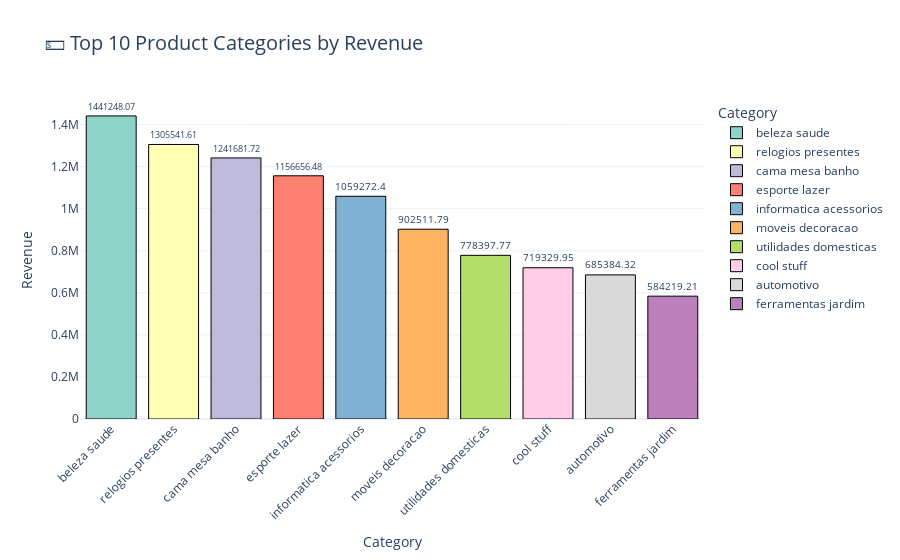

This figure's notebook cell:
### Code cell
fig_top_categories = px.bar(
    top_categories, 
    x="Product category", 
    y="Total price", 
    title="💵 Top 10 Product Categories by Revenue", 
    labels={"Product category": "Category", "Total price": "Revenue"},
    text="Total price",
    color="Product category",
    color_discrete_sequence=px.colors.qualitative.Set3,
)

fig_top_categories.update_layout(
    title_font_size=20,
    xaxis_tickangle=-45,
    template="plotly_white",
    xaxis_title="Category",
    yaxis_title="Revenue",
    plot_bgcolor="rgba(0,0,0,0)",
)

fig_top_categories.update_traces(
    marker=dict(line=dict(width=1, color="black")),
    textposition="outside"
)

fig_top_categories

### Figure 1 — Plotly figure (JSON) as saved in the notebook; plotly's stock layout.template omitted (floating-point values rounded to 4 significant figures)
{"data": [{"alignmentgroup": "True", "hovertemplate": "Category=%{x}<br>Revenue=%{text}<extra></extra>", "legendgroup": "beleza saude", "marker": {"color": "rgb(141,211,199)", "line": {"color": "black", "width": 1}, "pattern": {"shape": ""}}, "name": "beleza saude", "offsetgroup": "beleza saude", "orientation": "v", "showlegend": true, "text": [1441000.0], "textposition": "outside", "type": "bar", "x": ["beleza saude"], "xaxis": "x", "y": [1441000.0], "yaxis": "y"}, {"alignmentgroup": "True", "hovertemplate": "Category=%{x}<br>Revenue=%{text}<extra></extra>", "legendgroup": "relogios presentes", "marker": {"color": "rgb(255,255,179)", "line": {"color": "black", "width": 1}, "pattern": {"shape": ""}}, "name": "relogios presentes", "offsetgroup": "relogios presentes", "orientation": "v", "showlegend": true, "text": [1306000.0], "textposition": "outside", "type": "bar", "x": ["relogios presentes"], "xaxis": "x", "y": [1306000.0], "yaxis": "y"}, {"alignmentgroup": "True", "hovertemplate": "Category=%{x}<br>Revenue=%{text}<extra></extra>", "legendgroup": "cama mesa banho", "marker": {"color": "rgb(190,186,218)", "line": {"color": "black", "width": 1}, "pattern": {"shape": ""}}, "name": "cama mesa banho", "offsetgroup": "cama mesa banho", "orientation": "v", "showlegend": true, "text": [1242000.0], "textposition": "outside", "type": "bar", "x": ["cama mesa banho"], "xaxis": "x", "y": [1242000.0], "yaxis": "y"}, {"alignmentgroup": "True", "hovertemplate": "Category=%{x}<br>Revenue=%{text}<extra></extra>", "legendgroup": "esporte lazer", "marker": {"color": "rgb(251,128,114)", "line": {"color": "black", "width": 1}, "pattern": {"shape": ""}}, "name": "esporte lazer", "offsetgroup": "esporte lazer", "orientation": "v", "showlegend": true, "text": [1157000.0], "textposition": "outside", "type": "bar", "x": ["esporte lazer"], "xaxis": "x", "y": [1157000.0], "yaxis": "y"}, {"alignmentgroup": "True", "hovertemplate": "Category=%{x}<br>Revenue=%{text}<extra></extra>", "legendgroup": "informatica acessorios", "marker": {"color": "rgb(128,177,211)", "line": {"color": "black", "width": 1}, "pattern": {"shape": ""}}, "name": "informatica acessorios", "offsetgroup": "informatica acessorios", "orientation": "v", "showlegend": true, "text": [1059000.0], "textposition": "outside", "type": "bar", "x": ["informatica acessorios"], "xaxis": "x", "y": [1059000.0], "yaxis": "y"}, {"alignmentgroup": "True", "hovertemplate": "Category=%{x}<br>Revenue=%{text}<extra></extra>", "legendgroup": "moveis decoracao", "marker": {"color": "rgb(253,180,98)", "line": {"color": "black", "width": 1}, "pattern": {"shape": ""}}, "name": "moveis decoracao", "offsetgroup": "moveis decoracao", "orientation": "v", "showlegend": true, "text": [902500.0], "textposition": "outside", "type": "bar", "x": ["moveis decoracao"], "xaxis": "x", "y": [902500.0], "yaxis": "y"}, {"alignmentgroup": "True", "hovertemplate": "Category=%{x}<br>Revenue=%{text}<extra></extra>", "legendgroup": "utilidades domesticas", "marker": {"color": "rgb(179,222,105)", "line": {"color": "black", "width": 1}, "pattern": {"shape": ""}}, "name": "utilidades domesticas", "offsetgroup": "utilidades domesticas", "orientation": "v", "showlegend": true, "text": [778400.0], "textposition": "outside", "type": "bar", "x": ["utilidades domesticas"], "xaxis": "x", "y": [778400.0], "yaxis": "y"}, {"alignmentgroup": "True", "hovertemplate": "Category=%{x}<br>Revenue=%{text}<extra></extra>", "legendgroup": "cool stuff", "marker": {"color": "rgb(252,205,229)", "line": {"color": "black", "width": 1}, "pattern": {"shape": ""}}, "name": "cool stuff", "offsetgroup": "cool stuff", "orientation": "v", "showlegend": true, "text": [719300.0], "textposition": "outside", "type": "bar", "x": ["cool stuff"], "xaxis": "x", "y": [719300.0], "yaxis": "y"}, {"alignmentgroup": "True", "hovertemplate": "Category=%{x}<br>Revenue=%{text}<extra></extra>", "legendgroup": "automotivo", "marker": {"color": "rgb(217,217,217)", "line": {"color": "black", "width": 1}, "pattern": {"shape": ""}}, "name": "automotivo", "offsetgroup": "automotivo", "orientation": "v", "showlegend": true, "text": [685400.0], "textposition": "outside", "type": "bar", "x": ["automotivo"], "xaxis": "x", "y": [685400.0], "yaxis": "y"}, {"alignmentgroup": "True", "hovertemplate": "Category=%{x}<br>Revenue=%{text}<extra></extra>", "legendgroup": "ferramentas jardim", "marker": {"color": "rgb(188,128,189)", "line": {"color": "black", "width": 1}, "pattern": {"shape": ""}}, "name": "ferramentas jardim", "offsetgroup": "ferramentas jardim", "orientation": "v", "showlegend": true, "text": [584200.0], "textposition": "outside", "type": "bar", "x": ["ferramentas jardim"], "xaxis": "x", "y": [584200.0], "yaxis": "y"}], "layout": {"barmode": "relative", "legend": {"title": {"text": "Category"}, "tracegroupgap": 0}, "plot_bgcolor": "rgba(0,0,0,0)", "title": {"font": {"size": 20}, "text": "💵 Top 10 Product Categories by Revenue"}, "xaxis": {"anchor": "y", "categoryarray": ["beleza saude", "relogios presentes", "cama mesa banho", "esporte lazer", "informatica acessorios", "moveis decoracao", "utilidades domesticas", "cool stuff", "automotivo", "ferramentas jardim"], "categoryorder": "array", "domain": [0, 1], "tickangle": -45, "title": {"text": "Category"}}, "yaxis": {"anchor": "x", "domain": [0, 1], "title": {"text": "Revenue"}}}}
